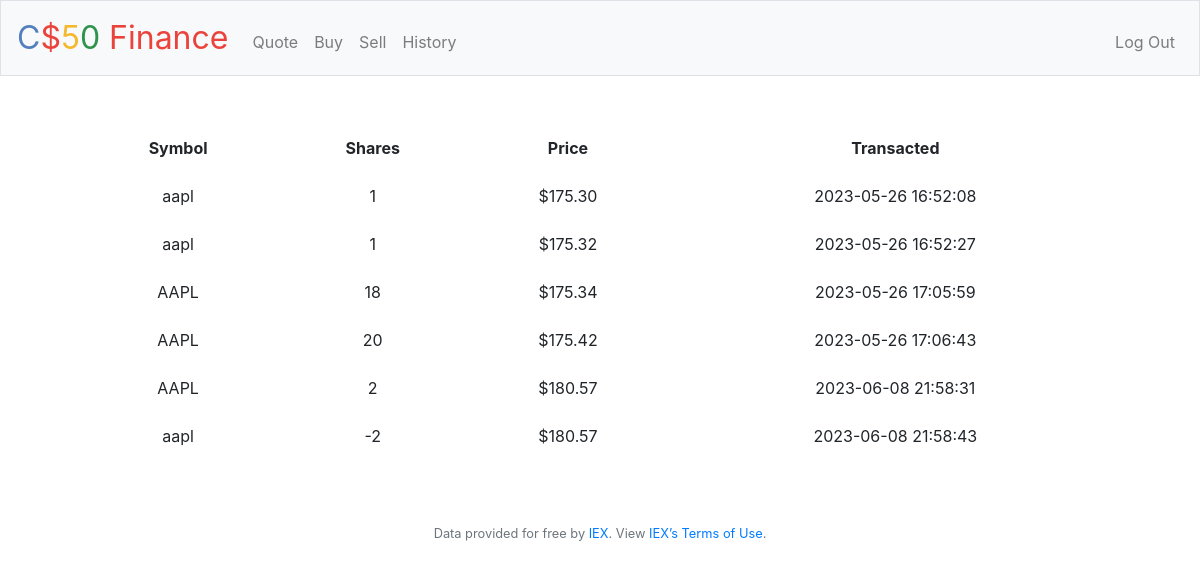
The app's page /history (signed in) with its own data.
### tables this page shows
CREATE TABLE 'transactions' ('id' INTEGER PRIMARY KEY AUTOINCREMENT NOT NULL, 'user_id' INTEGER NOT NULL,'symbol' TEXT NOT NULL, 'shares' INTEGER NOT NULL, 'price' NUMERIC NOT NULL, 'timestamp' DATETIME NOT NULL DEFAULT CURRENT_TIMESTAMP);

### application.py (the view)
@app.route("/history")
@login_required
def history():
    rows = db.execute("SELECT * FROM transactions WHERE user_id=?", session["user_id"])
    return render_template("history.html", rows=rows)

### application.py (called while the page is built)
@app.after_request
def after_request(response):
    response.headers["Cache-Control"] = "no-cache, no-store, must-revalidate"
    response.headers["Expires"] = 0
    response.headers["Pragma"] = "no-cache"
    return response

### helpers.py (called while the page is built)
def login_required(f):
    @wraps(f)
    def decorated_function(*args, **kwargs):
        if session.get("user_id") is None:
            return redirect("/login")
        return f(*args, **kwargs)
    return decorated_function

def usd(value):
    return f"${value:,.2f}"

### templates/history.html (shortened to what this page needs)
{% extends "layout.html" %}
{% block main %}
    <table class="table table-borderless">
        <thead>
            <row class="border-bottom">
                <th>Symbol</th>
                <th>Shares</th>
                <th>Price</th>
                <th>Transacted</th>
            </row>
        </thead>
        <tbody>
            {% for row in rows %}
            <tr>
                <td>{{row['symbol']}}</td>
                <td>{{row['shares']}}</td>
                <td>{{row['price'] | usd}}</td>
                <td>{{row['timestamp']}}</td>
            </tr>
            {% endfor %}
        </tbody>
    </table>
{% endblock %}

### templates/layout.html (shortened to what this page needs)
<!DOCTYPE html>
<html lang="en">
    <head>
        <link rel="stylesheet" href="https://cdn.jsdelivr.net/npm/bootstrap@4.5.3/dist/css/bootstrap.min.css">
        <link href="/static/styles.css" rel="stylesheet">
    </head>
    <body>
        <nav class="navbar navbar-expand-md navbar-light bg-light border">
            <a class="navbar-brand" href="/"><span class="blue">C</span><span class="red">$</span><span class="yellow">5</span><span class="green">0</span> <span class="red">Finance</span></a>
            <div class="collapse navbar-collapse" id="navbar">
                {% if session.user_id %}
                    <ul class="navbar-nav mr-auto mt-2">
                        <li class="nav-item"><a class="nav-link" href="/quote">Quote</a></li>
                        <li class="nav-item"><a class="nav-link" href="/buy">Buy</a></li>
                        <li class="nav-item"><a class="nav-link" href="/sell">Sell</a></li>
                        <li class="nav-item"><a class="nav-link" href="/history">History</a></li>
                    </ul>
                    <ul class="navbar-nav ml-auto mt-2">
                        <li class="nav-item"><a class="nav-link" href="/logout">Log Out</a></li>
                    </ul>
                {% else %}
                    <ul class="navbar-nav ml-auto mt-2">
                        <li class="nav-item"><a class="nav-link" href="/register">Register</a></li>
                        <li class="nav-item"><a class="nav-link" href="/login">Log In</a></li>
                    </ul>
                {% endif %}
            </div>
        </nav>
        <main class="container p-5">
            {% block main %}{% endblock %}
        </main>
        <footer class="small text-center text-muted">
            Data provided for free by <a href="https://iextrading.com/developer">IEX</a>. View <a href="https://iextrading.com/api-exhibit-a/">IEX’s Terms of Use</a>.
        </footer>
    </body>
</html>

### static/styles.css (style rules this page uses)
nav .navbar-brand { font-size: xx-large; }
nav .navbar-brand .blue { color: #537fbe; }
nav .navbar-brand .red { color: #ea433b; }
nav .navbar-brand .yellow { color: #f5b82e; }
nav .navbar-brand .green { color: #2e944b; }
main { overflow-x: auto; text-align: center; }

### records on screen
transactions: symbol "aapl", shares "1", price "$175.30", timestamp "2023-05-26 16:52:08"
transactions: symbol "aapl", shares "1", price "$175.32", timestamp "2023-05-26 16:52:27"
transactions: symbol "AAPL", shares "18", price "$175.34", timestamp "2023-05-26 17:05:59"
transactions: symbol "AAPL", shares "20", price "$175.42", timestamp "2023-05-26 17:06:43"
transactions: symbol "AAPL", shares "2", price "$180.57", timestamp "2023-06-08 21:58:31"
transactions: symbol "aapl", shares "-2", price "$180.57", timestamp "2023-06-08 21:58:43"
